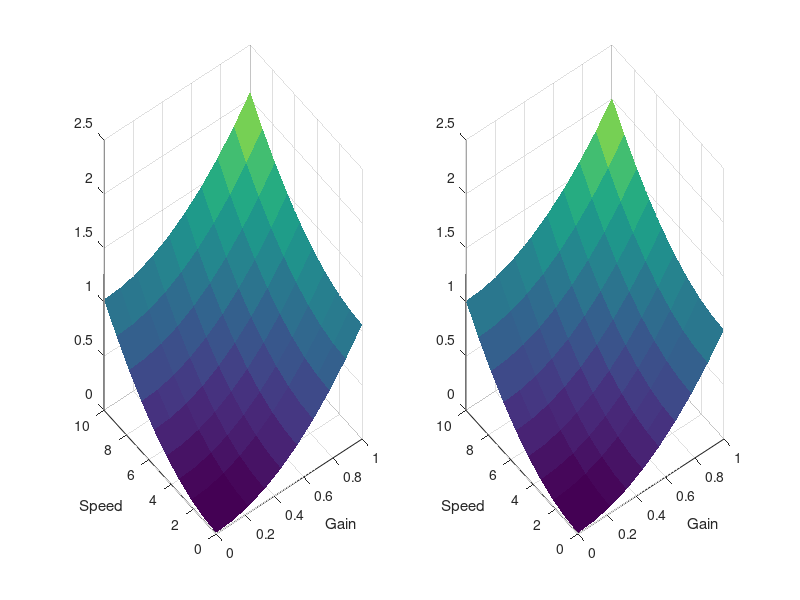

The MATLAB script that drew this image:
function SimSimpleGainNoiseModel(varargin)
%% SimSimpleGainNoiseModel
%
%   SimSimpleGainNoiseModel()
%
%   Simulates simple sensorimotor gain noise model of the form:
%           e = (g + eta_g)(s + eta_s);
%
%   with the covariance between eta_g and eta_s set to zero. Simulates a
%   number of values of g and s for the default noise set to Gaussian,
%   independent, with mean 0 and standard deviation set to 0.1 and 1,
%   respectively.
%
%%

%% Defaults

%% Parse inputs
Parser = inputParser;

addParameter(Parser,'sigma_g',0.1)
addParameter(Parser,'sigma_s',1)
addParameter(Parser,'sigma_gs',0)
addParameter(Parser,'gs',linspace(0,1,10))
addParameter(Parser,'ss',linspace(0,10,10))
addParameter(Parser,'sampleN',1000)

parse(Parser,varargin{:})

sigma_g = Parser.Results.sigma_g;
sigma_s = Parser.Results.sigma_s;
sigma_gs = Parser.Results.sigma_gs;
gs = Parser.Results.gs;
ss = Parser.Results.ss;
sampleN = Parser.Results.sampleN;

%% For each combination of g and s generate samples and eye outputs

% All combinations
[Gs,Ss] = meshgrid(gs,ss);

% Generate noise
COV = [sigma_g^2, sigma_gs^2; sigma_gs^2, sigma_s^2];
Noise = mvnrnd([0,0],COV,sampleN);

% Calculate e
Es = (repmat(Gs,[1,1,sampleN]) + ...
    repmat(permute(Noise(:,1),[3,2,1]),[size(Gs,1),size(Gs,2),1]))...
    .*...
    (repmat(Ss,[1,1,sampleN]) + ...
    repmat(permute(Noise(:,2),[3,2,1]),[size(Ss,1),size(Ss,2),1]));

% Calculate stats
mE = mean(Es,3);
vE = var(Es - repmat(mE,[1,1,sampleN]),[],3);

%% Theoretical results
M = Gs.*Ss;
VAR = sigma_s^2*Gs.^2 + sigma_s^2*sigma_g^2 + sigma_g^2*Ss.^2;

%% Analyze
% figure
% subplot(1,2,1)
% surf(Gs,Ss,mE,'EdgeColor','none')
% xlabel('Gain')
% ylabel('Speed')
% 
% subplot(1,2,2)
% surf(Gs,Ss,M,'EdgeColor','none')
% xlabel('Gain')
% ylabel('Speed')

%%
figure
subplot(1,2,1)
surf(Gs,Ss,vE,'EdgeColor','none')
xlabel('Gain')
ylabel('Speed')

subplot(1,2,2)
surf(Gs,Ss,VAR,'EdgeColor','none')
xlabel('Gain')
ylabel('Speed')
